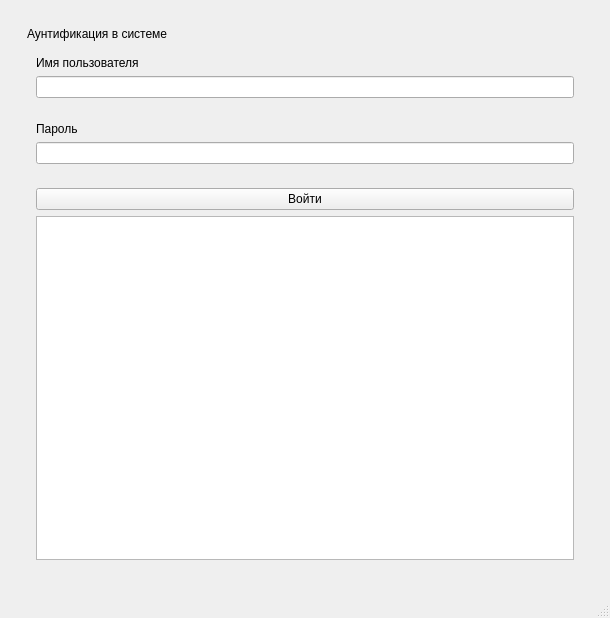
<?xml version="1.0" encoding="UTF-8"?>
<ui version="4.0">
 <class>LoginWindow</class>
 <widget class="QMainWindow" name="LoginWindow">
  <property name="geometry">
   <rect>
    <x>0</x>
    <y>0</y>
    <width>610</width>
    <height>618</height>
   </rect>
  </property>
  <property name="windowTitle">
   <string>LoginWindow</string>
  </property>
  <property name="documentMode">
   <bool>false</bool>
  </property>
  <widget class="QWidget" name="centralwidget">
   <layout class="QVBoxLayout" name="verticalLayout_3">
    <item>
     <widget class="QWidget" name="widget_5" native="true">
      <layout class="QHBoxLayout" name="horizontalLayout_3">
       <item>
        <widget class="QWidget" name="widget_2" native="true">
         <layout class="QVBoxLayout" name="verticalLayout_2">
          <item>
           <widget class="QLabel" name="label_2">
            <property name="text">
             <string>Аунтификация в системе</string>
            </property>
           </widget>
          </item>
          <item>
           <widget class="QWidget" name="widget_3" native="true">
            <layout class="QVBoxLayout" name="verticalLayout_5">
             <item>
              <widget class="QLabel" name="label_3">
               <property name="text">
                <string>Имя пользователя</string>
               </property>
              </widget>
             </item>
             <item>
              <widget class="QLineEdit" name="usernameLe"/>
             </item>
            </layout>
           </widget>
          </item>
          <item>
           <widget class="QWidget" name="widget_4" native="true">
            <layout class="QVBoxLayout" name="verticalLayout_4">
             <item>
              <widget class="QLabel" name="label_5">
               <property name="text">
                <string>Пароль</string>
               </property>
              </widget>
             </item>
             <item>
              <widget class="QLineEdit" name="passwordLe"/>
             </item>
            </layout>
           </widget>
          </item>
          <item>
           <widget class="QWidget" name="widget" native="true">
            <layout class="QVBoxLayout" name="verticalLayout">
             <item>
              <widget class="QPushButton" name="LoginBtn">
               <property name="text">
                <string>Войти</string>
               </property>
              </widget>
             </item>
             <item>
              <widget class="QTextBrowser" name="loginInfoTb"/>
             </item>
            </layout>
           </widget>
          </item>
         </layout>
        </widget>
       </item>
      </layout>
     </widget>
    </item>
   </layout>
  </widget>
  <widget class="QMenuBar" name="menubar">
   <property name="geometry">
    <rect>
     <x>0</x>
     <y>0</y>
     <width>610</width>
     <height>22</height>
    </rect>
   </property>
  </widget>
  <widget class="QStatusBar" name="statusbar"/>
 </widget>
 <resources/>
 <connections/>
</ui>
